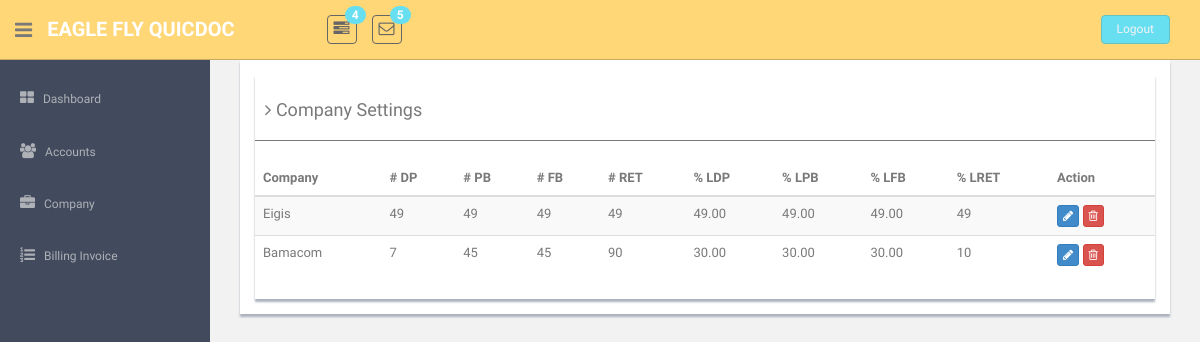
/index.php/company/ViewCompany, run on the app's committed database.
### tables this page shows
CREATE TABLE `companytable` (
  `CompanyId` int(11) NOT NULL AUTO_INCREMENT,
  `CompanyName` varchar(255) NOT NULL,
  `CompanyDownpaymentPercent` double(10,2) NOT NULL,
  `CompanyProgressPercent` double(10,2) NOT NULL,
  `CompanyFinalPercent` double(10,2) NOT NULL,
  `CompanyRetentionPercent` double NOT NULL,
  `DownpaymentLimitDays` int(11) NOT NULL,
  `ProgressLimitDays` int(11) NOT NULL,
  `FinalLimitDays` int(11) NOT NULL,
  `RetentionLimitDays` int(11) NOT NULL,
  PRIMARY KEY (`CompanyId`)
);

### application/controllers/Company.php (called while the page is built, shortened)
<?php
class Company extends CI_Controller {
		public function __construct()
        {
				$this->load->helper('form');
				$this->load->model('CompanyModel');
                $this->load->library('pagination');
        }
		public function ViewCompany()
		{
			$config = array();
            $config["base_url"] = base_url() . "company/ViewCompany";
            $config["total_rows"] = $this->CompanyModel->record_count();
            $config["per_page"] = 10;
            $config["uri_segment"] = 3;
			$config['full_tag_open'] = '<ul class="pagination">';
			$config['full_tag_close'] = '</ul>';
			$config['first_link'] = false;
			$config['last_link'] = false;
			$config['first_tag_open'] = '<li>';
			$config['first_tag_close'] = '</li>';
			$config['prev_link'] = '&laquo';
			$config['prev_tag_open'] = '<li class="prev">';
			$config['prev_tag_close'] = '</li>';
			$config['next_link'] = '&raquo';
			$config['next_tag_open'] = '<li>';
			$config['next_tag_close'] = '</li>';
			$config['last_tag_open'] = '<li>';
			$config['last_tag_close'] = '</li>';
			$config['cur_tag_open'] = '<li class="active"><a href="#">';
			$config['cur_tag_close'] = '</a></li>';
			$config['num_tag_open'] = '<li>';
			$config['num_tag_close'] = '</li>';
            $this->pagination->initialize($config);
            $page = ($this->uri->segment(3)) ? $this->uri->segment(3) : 0;
            $data["results"] = $this->CompanyModel->fetch_company($config["per_page"], $page);
            $data["links"] = $this->pagination->create_links();
            $this->load->view('header');
            $this->load->view('company-view',$data);
            $this->load->view('footer');
		}
}

### index.php (called while the page is built, shortened)
<?php
require_once BASEPATH.'core/CodeIgniter.php';

### application/models/CompanyModel.php (called while the page is built, shortened)
<?php
class CompanyModel extends CI_Model {
        public function fetch_company($limit, $start) {
            $this->db->limit($limit, $start);
            $query = $this->db->get("companytable");
            if ($query->num_rows() > 0) {
                foreach ($query->result() as $row) {
                    $data[] = $row;
                }
                return $data;
            }
            return false;
        }
}

### application/views/company-view.php (the view, shortened to what this page needs)
   <section id="main-content">
       <section class="wrapper">
<div class="">
	<div class="col-xs-12">
		<div class="showback">
			<div class="form-horizontal">
				<div class="content-panel">
				  <table class="table table-striped table-advance table-hover">
								  <h4><i class="fa fa-angle-right"></i> Company Settings</h4>
								  <hr>
					  <thead>
						<tr>
							<th><i></i> Company</th>
							<th><i></i> # DP</th>
							<th><i></i> # PB</th>
							<th><i></i> # FB</th>
							<th><i></i> # RET</th>
							<th><i></i> % LDP</th>
							<th><i></i> % LPB</th>
							<th><i></i> % LFB</th>
							<th><i></i> % LRET</th>
							<th><i></i> Action</th>
						</tr>
					  </thead>
					  <tbody id='showDataCompany'>
						<?php if(is_array($results)): ?>
						<?php foreach($results as $res): ?>
						<tr>
							<td><?php echo $res->CompanyName; ?></td>
							<td><?php echo $res->DownpaymentLimitDays; ?></td>
							<td><?php echo $res->ProgressLimitDays; ?></td>
							<td><?php echo $res->FinalLimitDays; ?></td>
							<td><?php echo $res->RetentionLimitDays; ?></td>
							<td><?php echo $res->CompanyDownpaymentPercent; ?></td>
							<td><?php echo $res->CompanyProgressPercent; ?></td>
							<td><?php echo $res->CompanyFinalPercent; ?></td>
							<td><?php echo $res->CompanyRetentionPercent; ?></td>
							<td>
								<button class="btn btn-primary btn-xs" title="Edit Company Settings" onClick="window.location.replace('<?php echo base_url() . 'company/EditCompany/' . $res->CompanyId; ?>');"><i class="fa fa-pencil"></i></button>
								<button class="btn btn-danger btn-xs" title="Delete Company" onClick="window.location.replace('<?php echo base_url() . 'company/DeleteCompany/' . $res->CompanyId; ?>');"><i class="fa fa-trash-o"></i></button>
							</td>
						</tr>
						<?php endforeach; ?>
						<?php endif; ?>
					  </tbody>
				  </table>
			  </div>
		</div>
		</div>
	</div>
</div>
           <div class="row mt">
               <div class="col-lg-6">
               </div>
           </div>
       </section>
   </section>
    </section>

### application/views/header.php (shortened to what this page needs)
<!DOCTYPE html>
<html lang="en">
  <head>
    <link href="<?php echo base_url(); ?>assets/css/bootstrap.css" rel="stylesheet">
    <link href="<?php echo base_url(); ?>assets/font-awesome/css/font-awesome.css" rel="stylesheet" />
    <link rel="stylesheet" type="text/css" href="<?php echo base_url(); ?>assets/css/zabuto_calendar.css">
    <link rel="stylesheet" type="text/css" href="<?php echo base_url(); ?>assets/js/gritter/css/jquery.gritter.css" />
    <link rel="stylesheet" type="text/css" href="<?php echo base_url(); ?>assets/lineicons/style.css">
    <link href="<?php echo base_url(); ?>assets/css/style.css" rel="stylesheet">
    <link href="<?php echo base_url(); ?>assets/css/style-responsive.css" rel="stylesheet">
  </head>
  <body>
  <section id="container" >
      <header class="header black-bg">
              <div class="sidebar-toggle-box">
                  <div class="fa fa-bars tooltips" data-placement="right" data-original-title="Toggle Navigation"></div>
              </div>
            <a href="index.html" class="logo"><b>Eagle Fly QuicDoc</b></a>
            <div class="nav notify-row" id="top_menu">
                <ul class="nav top-menu">
                    <li class="dropdown">
                        <a data-toggle="dropdown" class="dropdown-toggle" href="index.html#">
                            <i class="fa fa-tasks"></i>
                            <span class="badge bg-theme">4</span>
                        </a>
                    </li>
                    <li id="header_inbox_bar" class="dropdown">
                        <a data-toggle="dropdown" class="dropdown-toggle" href="index.html#">
                            <i class="fa fa-envelope-o"></i>
                            <span class="badge bg-theme">5</span>
                        </a>
                    </li>
                </ul>
            </div>
            <div class="top-menu">
            	<ul class="nav pull-right top-menu">
                    <li><a class="logout" href="login.html">Logout</a></li>
            	</ul>
            </div>
        </header>
      <aside>
          <div id="sidebar"  class="nav-collapse ">
              <ul class="sidebar-menu" id="nav-accordion">
				  <li class="">
					<a class="" href="<?php echo base_url('dashboard/index') ?>">
					  <i class="fa fa-th-large"></i>
					  <span>Dashboard</span>
					</a>
				  </li>
				  <li class="sub-menu">
					  <a href="javascript:;" >
						  <i class="fa fa-users"></i>
						  <span>Accounts</span>
					  </a>
				  </li>
				  <li class="sub-menu">
					  <a href="javascript:;" >
						  <i class="fa fa-briefcase"></i>
						  <span>Company</span>
					  </a>
				  </li>
				  <li class="sub-menu">
					  <a href="javascript:;" >
						  <i class="fa fa-list-ol"></i>
						  <span>Billing Invoice</span>
					  </a>
				  </li>
              </ul>
          </div>
      </aside>

### application/views/footer.php (shortened to what this page needs)
  </body>
</html>

### assets/css/style.css (style rules this page uses)
body { color: #797979; background: #f2f2f2; font-family: 'Ruda', sans-serif; padding: 0px !important; margin: 0px !important; font-size:13px; }
ul li { list-style: none; }
a, a:hover, a:focus { text-decoration: none; outline: none; }
#container { width: 100%; height: 100%; }
.bg-theme { background-color: #68dff0; }
hr { margin-top: 20px; margin-bottom: 20px; border: 0; border-top: 1px solid #797979; }
.mt { margin-top: 25px; }
ul.top-menu > li > .logout { color: #f2f2f2; font-size: 12px; border-radius: 4px; -webkit-border-radius: 4px; border: 1px solid #64c3c2 !important; padding: 5px 15px; margin-right: 15px; background: #68dff0; margin-top: 15px; }
#sidebar { width: 210px; height: 100%; position: fixed; background: #424a5d; }
#sidebar ul li { position: relative; }
ul.sidebar-menu , ul.sidebar-menu li ul.sub { margin: -2px 0 0; padding: 0; }
ul.sidebar-menu { margin-top: 75px; }
ul.sidebar-menu li { margin-bottom: 5px; margin-left:10px; margin-right:10px; }
ul.sidebar-menu li.sub-menu { line-height: 15px; }
ul.sidebar-menu li a span { display: inline-block; }
ul.sidebar-menu li a { color: #aeb2b7; text-decoration: none; display: block; padding: 15px 0 15px 10px; font-size: 12px; outline: none; -webkit-transition: all 0.3s ease; -moz-transition: all 0.3s ease; -o-transition: all 0.3s ease; -ms-transition: all 0.3s ease; transition: all 0.3s ease; }
ul.sidebar-menu li a i { font-size: 15px; padding-right: 6px; }
#main-content { margin-left: 210px; }
.header, .footer { min-height: 60px; padding: 0 15px; }
.header { position: fixed; left: 0; right: 0; z-index: 1002; }
.black-bg { background: #ffd777; border-bottom: 1px solid #c9aa5f; }
.wrapper { display: inline-block; margin-top: 60px; padding-left: 15px; padding-right: 15px; padding-bottom: 15px; padding-top: 0px; width: 100%; }
a.logo { font-size: 20px; color: #ffffff; float: left; margin-top: 15px; text-transform: uppercase; }
a.logo b { font-weight: 900; }
#top_menu .nav > li, ul.top-menu > li { float: left; }
.notify-row { float: left; margin-top: 15px; margin-left: 92px; }
ul.top-menu > li > a { color: #666666; font-size: 16px; border-radius: 4px; -webkit-border-radius: 4px; border:1px solid #666666 !important; padding: 2px 6px; margin-right: 15px; }
.notify-row .badge { position: absolute; right: -10px; top: -10px; z-index: 100; }
.sidebar-toggle-box { float: left; padding-right: 15px; margin-top: 20px; }
.sidebar-toggle-box .fa-bars { cursor: pointer; display: inline-block; font-size: 20px; }
.content-panel { background: #ffffff; box-shadow: 0px 3px 2px #aab2bd; padding-top: 15px; padding-bottom: 5px; }
.content-panel h4 { margin-left: 10px; }
.showback { background: #ffffff; padding: 15px; margin-bottom: 15px; box-shadow: 0px 3px 2px #aab2bd; }

### data on the page
companytable: CompanyName "Eigis", DownpaymentLimitDays "49", ProgressLimitDays "49", FinalLimitDays "49", RetentionLimitDays "49", CompanyDownpaymentPercent "49.00", CompanyProgressPercent "49.00", CompanyFinalPercent "49.00", CompanyRetentionPercent "49"
companytable: CompanyName "Bamacom", DownpaymentLimitDays "7", ProgressLimitDays "45", FinalLimitDays "45", RetentionLimitDays "90", CompanyDownpaymentPercent "30.00", CompanyProgressPercent "30.00", CompanyFinalPercent "30.00", CompanyRetentionPercent "10"
